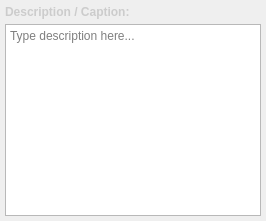
<?xml version="1.0" encoding="UTF-8"?>
<ui version="4.0">
 <class>DescriptionAnnotationPanel</class>
 <widget class="QWidget" name="DescriptionAnnotationPanel">
  <layout class="QVBoxLayout" name="verticalLayout">
   <property name="spacing">
    <number>5</number>
   </property>
   <property name="leftMargin">
    <number>5</number>
   </property>
   <property name="topMargin">
    <number>5</number>
   </property>
   <property name="rightMargin">
    <number>5</number>
   </property>
   <property name="bottomMargin">
    <number>5</number>
   </property>
   <item>
    <widget class="QLabel" name="lbl_instr">
     <property name="styleSheet">
      <string notr="true">font-weight: bold; color: #ccc;</string>
     </property>
     <property name="text">
      <string>Description / Caption:</string>
     </property>
    </widget>
   </item>
   <item>
    <widget class="QTextEdit" name="descCaptionEdit">
     <property name="placeholderText">
      <string>Type description here...</string>
     </property>
    </widget>
   </item>
  </layout>
 </widget>
 <resources/>
 <connections/>
</ui>
